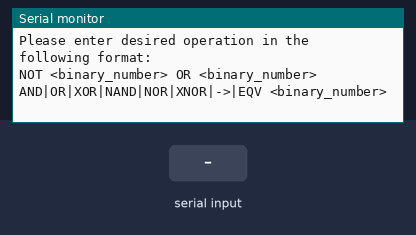
This sketch was run on a simulated Arduino Uno, built with avr-gcc and run on an emulated ATmega328P. Parts: the last lines printed to the serial monitor. The test bench sets the inputs (shaded band).

Above: at 1.2 s.
1.3 s: "NOT 1\n" received over Serial
At 3.5 s:
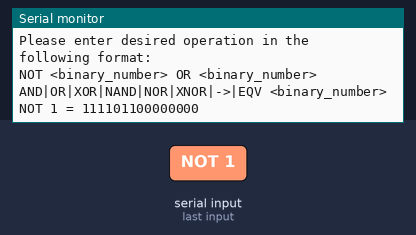
3.8 s: "NOT 150\n" received over Serial
At 6.0 s:
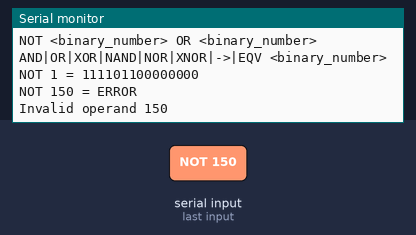
6.3 s: "AND 1\n" received over Serial
At 8.5 s:
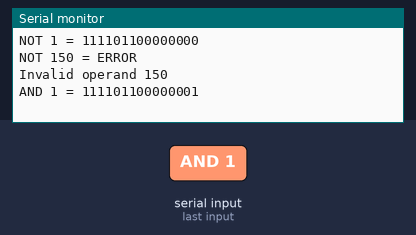
8.8 s: "AND 150\n" received over Serial
At 11.0 s:
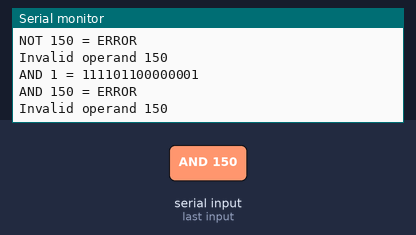
11.3 s: "OR 1\n" received over Serial
At 13.5 s:
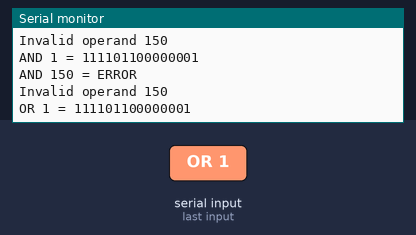
13.8 s: "OR 150\n" received over Serial
At 16.0 s:
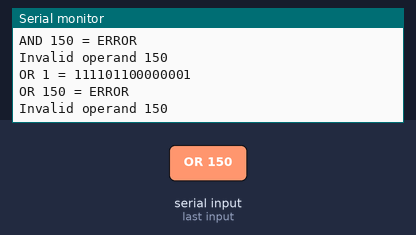

The sketch:

bba_calculator.ino
```cpp
/*
 * Project: Arduino Binary Boolean Algebra Calculator
 * Author:  Amiran Ramishvili
 * Red ID:  819817616
 * Course:  COMPE271
 * Date:    2017-04-27
*/
#define __SFR_OFFSET 0
#define ERR       -1
#define OK        0
#define BUFF_SIZE 60
#define ARG_SIZE  16

/* Enum BinaryOperator assigns integer codes to binary operators*/
enum BinaryOperator{NOT, AND, OR, XOR, NAND, NOR, XNOR, IMP};

/* ToUpper() uppercases c string
   so that we can process both uppercase and lowercase operators */
void ToUpper(char *s){
  for(int i=0; i<strlen(s); i++)
    s[i] = toupper(s[i]);
}

/* MapOperator() assigns integer code corresponding to string s to n
   as defined by BinaryOperator enum */
int MapOperator(char s[], int &n){
  if(strcmp(s, "NOT") == 0)       n = NOT;
  else if(strcmp(s, "AND") == 0)  n = AND;
  else if(strcmp(s, "OR") == 0)   n = OR;
  else if(strcmp(s, "XOR") == 0)  n = XOR;
  else if(strcmp(s, "NAND") == 0) n = NAND;
  else if(strcmp(s, "NOR") == 0)  n = NOR;
  else if(strcmp(s, "XNOR") == 0) n = XNOR;
  else if(strcmp(s, "->") == 0 || strcmp(s, "IMP") == 0) n = IMP; //implication operator, only zero when 1 -> 0
  else if(strcmp(s, "EQV") == 0) n = XNOR; //equivalency operator on two operands has the same truth table as xnor
  else return ERR;
  return OK;
}

/* BinaryStr2Int() checks if a string represents a binary number
   and converts it to integer */
int BinaryStr2Int(char *s, int &n){
  for(int i=0; i<strlen(s); i++)
    if(s[i] != '0' && s[i] != '1' && s[i] != '\n')
      return ERR;
  //strtol (const char* str, char** endptr, int base);
  n = strtol(s, 0, 2);
  return OK;
}

/* ParseCommand() parses the command given by the user
   into operator and operand(s) */
int ParseCommand (int &op, int arr[], const char *buff){
  int i = 0;
  char tmp[3][ARG_SIZE];

  //break the user input on spaces
  char* pch = strtok(buff, " ");

  //copy each part into tmp[] string array
  while (pch != NULL){
    strcpy(tmp[i], pch);
    tmp[i][strlen(pch)] = 0;
    pch = strtok (NULL, " ");
    i++;
  }

  //if count is 2 then we probably have the case of NOT operation
  if(i == 2){
    if(MapOperator(tmp[0], op) != OK){
      Serial.println("ERROR");
      Serial.println("Invalid operator.\n");
      return ERR;
    }
    if(BinaryStr2Int(tmp[1], arr[0]) != OK){
      Serial.println("ERROR");
      Serial.print("Invalid operand ");
      Serial.println(tmp[1]);
      Serial.println();
      return ERR;
    }
    arr[1] = arr[0]; //it will be ok if we don't do this
  }
  //if i is 3 then probably the other operations
  else if(i == 3){
    if(MapOperator(tmp[1], op) != OK){
      Serial.println("ERROR");
      Serial.println("Invalid operator.\n");
      return ERR;
    }
    if(BinaryStr2Int(tmp[0], arr[0]) != OK){
      Serial.println("ERROR");
      Serial.print("Invalid operand ");
      Serial.println(tmp[0]);
      Serial.println();
      return ERR;
    }
    if(BinaryStr2Int(tmp[2], arr[1]) != OK){
      Serial.println("ERROR");
      Serial.print("Invalid operand ");
      Serial.println(tmp[2]);
      Serial.println();
      return ERR;
    }
  }
  //if it is less than 2 or more than 3 than the input is incorrect
  else{
      Serial.println("ERROR");
      Serial.println("Invalid number of arguments.\n");
      return ERR;
    }
  return OK;
}

/* AssemblyBinCalc() will implement assembly switch statement
   according to the supplied operator
   and conduct the corresponding binary operation on supplied operand(s)*/
int AssemblyBinCalc(int op, int arg1, int arg2){
  int res = ERR; //initialize the result with err

  /* inline assembly */
  asm (
    /* implement the switch statement on supplied operator */
    "mov R16, %3 \n\t"  //move contents of op to R16 register

    "tst R16 \n\t"      //check if op(R16) is zero
    "breq .NOT \n\t"    //if it is branch to case NOT

    "cpi R16, 0x1 \n\t" //compare op to 1
    "breq .AND \n\t"    //if equals branch to case AND

    "cpi R16, 0x2 \n\t" //compare op to 2
    "breq .OR \n\t"     //if equals branch to case OR

    "cpi R16, 0x3 \n\t" //compare op to 3
    "breq .XOR \n\t"    //if equals branch to case XOR

    "cpi R16, 0x4 \n\t" //compare op to 4
    "breq .NAND \n\t"   //if equals branch to case NAND

    "cpi R16, 0x5 \n\t" //compare op to 5
    "breq .NOR \n\t"    //if equals branch to case NOR

    "cpi R16, 0x6 \n\t" //compare op to 6
    "breq .XNOR \n\t"   //if equals branch to case XNOR

    "cpi R16, 0x7 \n\t" //compare op to 7
    "breq .IMP \n\t"    //if equals branch to case IMP

    "jmp .EXIT \n\t"    //default case, this should not happen

    ".NOT: \n\t"        //case NOT:
    "com %1 \n\t"       //one's complement %1 (arg1)
    "jmp .END \n\t"     //jump to END

    ".AND: \n\t"        //case AND:
    "and %1, %2 \n\t"   //arg1 = arg1 AND arg2
    "jmp .END \n\t"     //jump to END

    ".OR: \n\t"         //case OR:
    "or %1, %2 \n\t"    //arg1 = arg1 OR arg2
    "jmp .END \n\t"     //jump to END

    ".XOR: \n\t"        //case XOR:
    "eor %1, %2 \n\t"   //arh1 = arg1 XOR arg2
    "jmp .END \n\t"     //jump to END

    ".NAND: \n\t"       //case NAND:
    "and %1, %2\n\t"   //arg1 = arg1 AND arg2
    "com %1 \n\t"       //one's complement %1 (arg1)
    "jmp .END \n\t"     //jump to END

    ".NOR: \n\t"        //case NOR:
    "or %1, %2 \n\t"    //arg1 = arg1 OR arg2
    "com %1 \n\t"       //one's complement %1 (arg1)
    "jmp .END \n\t"     //jump to END

    ".XNOR: \n\t"       //case XNOR
    "eor %1, %2 \n\t"   //arh1 = arg1 XOR arg2
    "com %1 \n\t"       //one's complement %1 (arg1)
    "jmp .END \n\t"     //jump to END

    ".IMP: \n\t"        //case IMP
    "com %1 \n\t"       //one's complement %1 (arg1)
    "or %1, %2 \n\t"    //arg1 = arg1 -> arg2 = ~arg1 OR arg2
    "jmp .END \n\t"     //jump to END

    /* if everything went well the program will get here */
    ".END: \n\t"        //the end of "switch" statement
    "mov %0, %1 \n\t"   //move contents of arg1 to res

    ".EXIT: \n\t"       //jump here to exit without saving the result
    : "=r" (res)        //output argument res = %0
    : "r" (arg1), "r" (arg2), "r" (op) //input arguments %1 = arg1, %2 = arg1, %2 = op
  );

  if(res == ERR){
      Serial.println("ERROR");
      Serial.print("Something went wrong with assembly switch");
      return ERR;
  }
  return res;
}


/* AssemblyBinMask() creates a mask that will allow us to "trim" the higher bits
   so that the length of the result in binary <= max(strlen(bin_arg1), strlen(bin_arg2))
   without this "NOT 1" will result in 11111110,
   while this is factually correct, as we're working with 8-bit integers and 1 is represented as 00000001
   "NOT 1 = 0" looks better for our purposes. */
void AssemblyBinMask(int &r, int arg1, int arg2){
  /* inline assembly */
    asm (
    /* bugfix: no need to apply the mask if the highest bit in either binary operand is set
       if we did proceed with masking in this case the rounding operation would seek
       higher power of two than what would fit in the register */
    "sbrc %1, 7 \n\t"   //if highest bit is not set in arg1 skip the next instruction
    "jmp .NOMASK \n\t"  //jump to no mask
    "sbrc %2, 7 \n\t"   //if highest bit is not set in arg2 skip the next instruction
    "jmp .NOMASK \n\t"  //jump to no mask

    /* if we got here the highest bit is not set is either arguments*/
    /* find max(arg1, arg2) and write it to arg1 */
    "cp %1, %2 \n\t"    //compare arg1 and arg2
    "brge .A1 \n\t"     //if arg1 >= arg2 jump to A1 and skip the next line
    "mov %1, %2\n\t"    //else it seems that arg2 > arg1 and copy contents of %2 into %1
    ".A1: \n\t"         //%1 now contains max(arg1, arg2)

    /* roound %1 up to (nearest power of two-1) to create the mask */
    //x |= x >> 1
    "mov %2, %1 \n\t"
    "lsr %1 \n\t"       //>>1
    "or  %1, %2 \n\t"
    //x |= x >> 2
    "mov %2, %1 \n\t"
    "lsr %1 \n\t"       //>>1
    "lsr %1 \n\t"       //>>2
    "or  %1, %2 \n\t"
    //x |= x >> 4
    "mov %2, %1 \n\t"
    "lsr %1 \n\t"       //>>1
    "lsr %1 \n\t"       //>>2
    "lsr %1 \n\t"       //>>4
    "or  %1, %2 \n\t"   //%1 now contains the mask

    "and %0, %1 \n\t"   //apply mask to r

    ".NOMASK: \n\t"
    : "r+" (r)        //output argument r = %0
    : "r" (arg1), "r" (arg2) //input arguments %1 = arg1, %2 = arg2
  );
}

void setup() {
  //initialize Serial monitor and set data rate to 19200 bits per second
  Serial.begin(19200);
  //Print the instructions
  Serial.println("Please enter desired operation in the following format:");
  Serial.println("NOT <binary_number> OR <binary_number> AND|OR|XOR|NAND|NOR|XNOR|->|EQV <binary_number>");
  Serial.println();
}

void loop() {
  //if anything comes in Serial (USB)
  if (Serial.available()){
    char buf[BUFF_SIZE]; //initialize buffer
    for(int i=0; i<BUFF_SIZE; i++)
        buf[i] = '\0';

    Serial.readBytes(buf, BUFF_SIZE); //read to buffer
    //set last element, which was newline '\n' to '\0' instead
    for(int i=0; i<BUFF_SIZE; i++)
      if(buf[i] == '\n'){
        buf[i] = '\0';
        break;
      }

    //uppercase and output user input
    ToUpper(buf);
    Serial.print(buf);
    Serial.print(" = ");

    int op, argArr[2], res;

    //if commands are parsed successfully run AssemblyBinCalc, AssemblyBinMask and output result
    if(ParseCommand(op, argArr, buf) == OK){
        res = AssemblyBinCalc(op, argArr[0], argArr[1]);
        AssemblyBinMask(res, argArr[0], argArr[1]);
        Serial.print(res, BIN); //print result in binary
        Serial.println("\n");
    }
  }
}
```

Measured:
- after the input at 1.3 s, the serial monitor: prints a new line after 1.0 s (image 1)
- after the input at 3.8 s, the serial monitor: prints a new line after 1.0 s (image 2)
- after the input at 6.3 s, the serial monitor: prints a new line after 1.0 s (image 3)
- after the input at 8.8 s, the serial monitor: prints a new line after 1.0 s (image 4)
- after the input at 11.3 s, the serial monitor: prints a new line after 1.0 s (image 5)
- after the input at 13.8 s, the serial monitor: prints a new line after 1.0 s (image 6)
